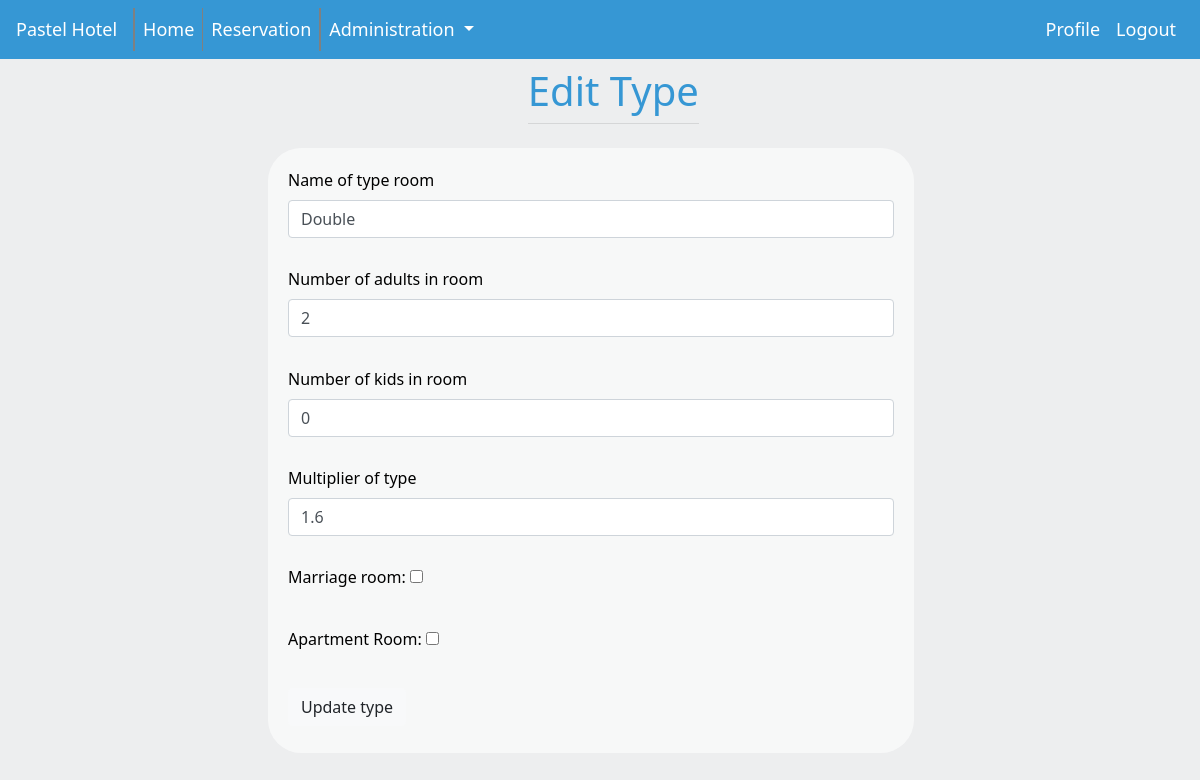
The page /room/edittype/2/ (signed in) on the database its author committed.
### rooms/models.py (models this page shows)
class RoomType(models.Model):
    name = models.TextField(max_length=100)
    capacityAdults = models.IntegerField()
    capacityKids = models.IntegerField()
    marriage = models.BooleanField(default=False)
    apartment = models.BooleanField(default=False)
    multiplier = models.FloatField()

### rooms/views.py (the view, shortened to what this page needs)
# urls.py: path('edittype/<int:type_id>/', room_views.edittypequery),
def edittypequery(request, type_id):
    updatemsg = ''
    if request.user.is_superuser or request.user.is_staff:
        if request.method == 'GET':
            if len(RoomType.objects.filter(id=type_id)):
                return render(request, "EditType.html", {'TypeEdit': RoomType.objects.get(id=type_id)})
    return HttpResponseRedirect('/room/types/')

### templates/EditType.html (shortened to what this page needs)
<!DOCTYPE html>
{% include 'navbar.html' %}
<html lang="en">
<head>
</head>
<body onload="sort_index()">
<div class="container">
    <div class="row justify-content-center">
        <div>
            <h1 class="mt-2" style="color: rgb(54,151,212)">Edit Type</h1>
            <hr class="mt-0 mb-4">
        </div>
    </div>
</div>
<div class="row col-md-12">
    <div class="col-md-7" style="margin-left: auto;margin-right: auto">
        <form class="form_room">
            <div class="form-group">
                <label style="color: black" for="name">Name of type room</label>
                <input type="text" class="form-control" id="name" aria-describedby="emailHelp"
                       placeholder="Enter name of type room" name="name" value="{{ TypeEdit.name }}">
            </div>
            <div class="form-group">
                <label style="color: black" for="capacityAdults">Number of adults in room</label>
                <input type="number" class="form-control" id="capacityAdults" aria-describedby="emailHelp"
                       placeholder="Enter number of adults in room" name="capacityAdults" min="0" value="{{ TypeEdit.capacityAdults }}">
            </div>
            <div class="form-group">
                <label style="color: black" for="capacityKids">Number of kids in room</label>
                <input type="number" class="form-control" id="capacityKids" aria-describedby="emailHelp"
                       placeholder="Enter number of kids in room" name="capacityKids" min="0" value="{{ TypeEdit.capacityKids }}">
            </div>
            <div class="form-group">
                <label style="color: black" for="multiplier">Multiplier of type</label>
                <input type="number" step="0.01" class="form-control" id="multiplier" placeholder="Enter multiplier"
                       name="multiplier" min="1.0" value="{{ TypeEdit.multiplier }}">
            </div>
            <div class="form-group">
                <label style="color: black" for="marriage">Marriage room:</label>
                <input type="checkbox" id="marriage_id"
                       name="marriage_id" onclick="changeMarriage()">
            </div>
            <div class="form-group">
                <label style="color: black" for="apartment">Apartment Room:</label>
                <input type="checkbox" id="apartment_id"
                       name="apartment_id" onclick="changeMarriage()">
            </div>
            <button type="submit" class="btn btn-light" formmethod="post" formaction="/room/edittype/{{ TypeEdit.id }}/">Update type</button>
        </form>
    </div>
</div>
</body>
</html>

### rows shown on the page
RoomType: name "Double", capacityAdults "2", capacityKids "0", multiplier "1.6"
